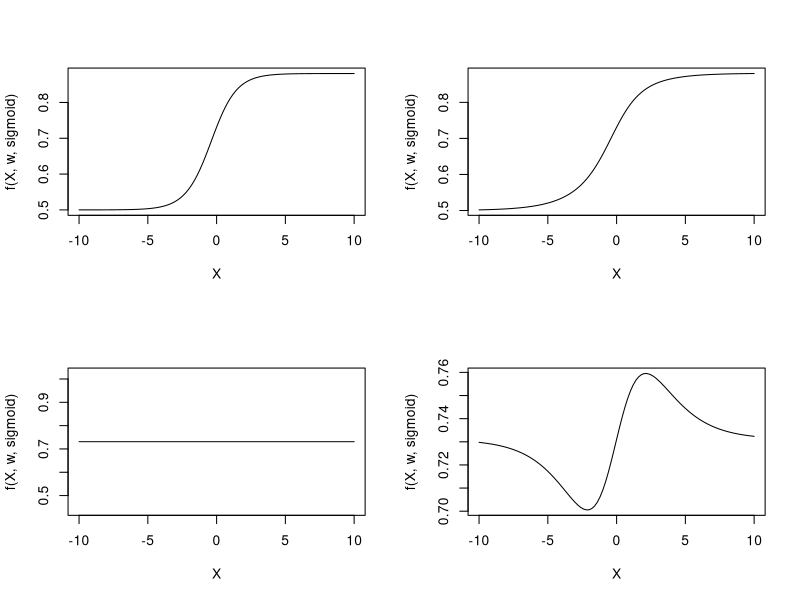
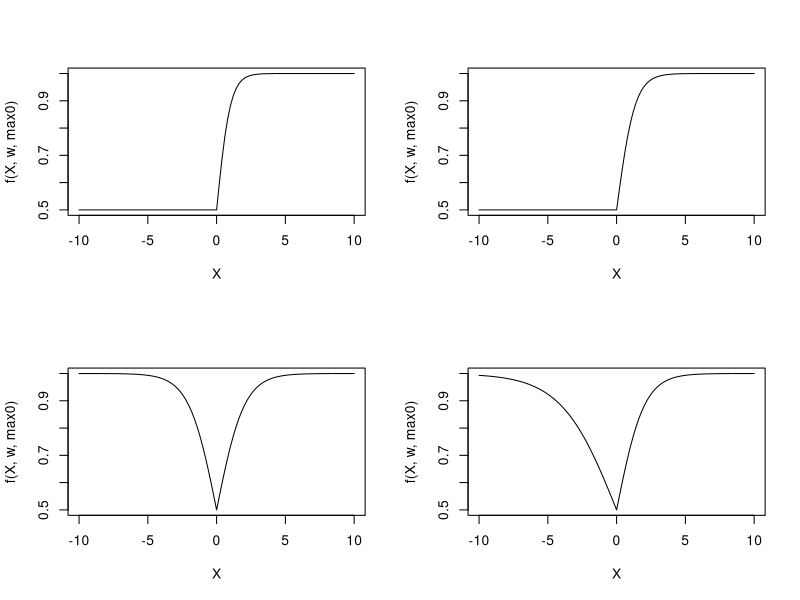

These charts were generated, in order, by the following R code:
w1 = c(1, 1)
w2 = c(1, 1 / 2)
w3 = c(1, -1)
w4 = c(1, -1 / 2)
X = seq(-10, 10, length.out = 101)
sigmoid = function(x) as.matrix(1 / (1 + exp(-x)))
max0 = function(x) as.matrix(ifelse(x > 0, x, 0))
f = function(X, W, phi){
	W = t(as.matrix(W))
	X = as.matrix(X)
	W2 = as.matrix(c(1, 1))
	Z = phi(X %*% W)
	Y_ = sigmoid(Z %*% W2)
}
Ws = rbind(w1, w2, w3, w4)
par(mfrow = c(2, 2))
apply(Ws, 1, FUN = function(w)plot(X, f(X, w, sigmoid), type = 'l'))
par(mfrow = c(2, 2))
apply(Ws, 1, FUN = function(w)plot(X, f(X, w, max0), type = 'l'))